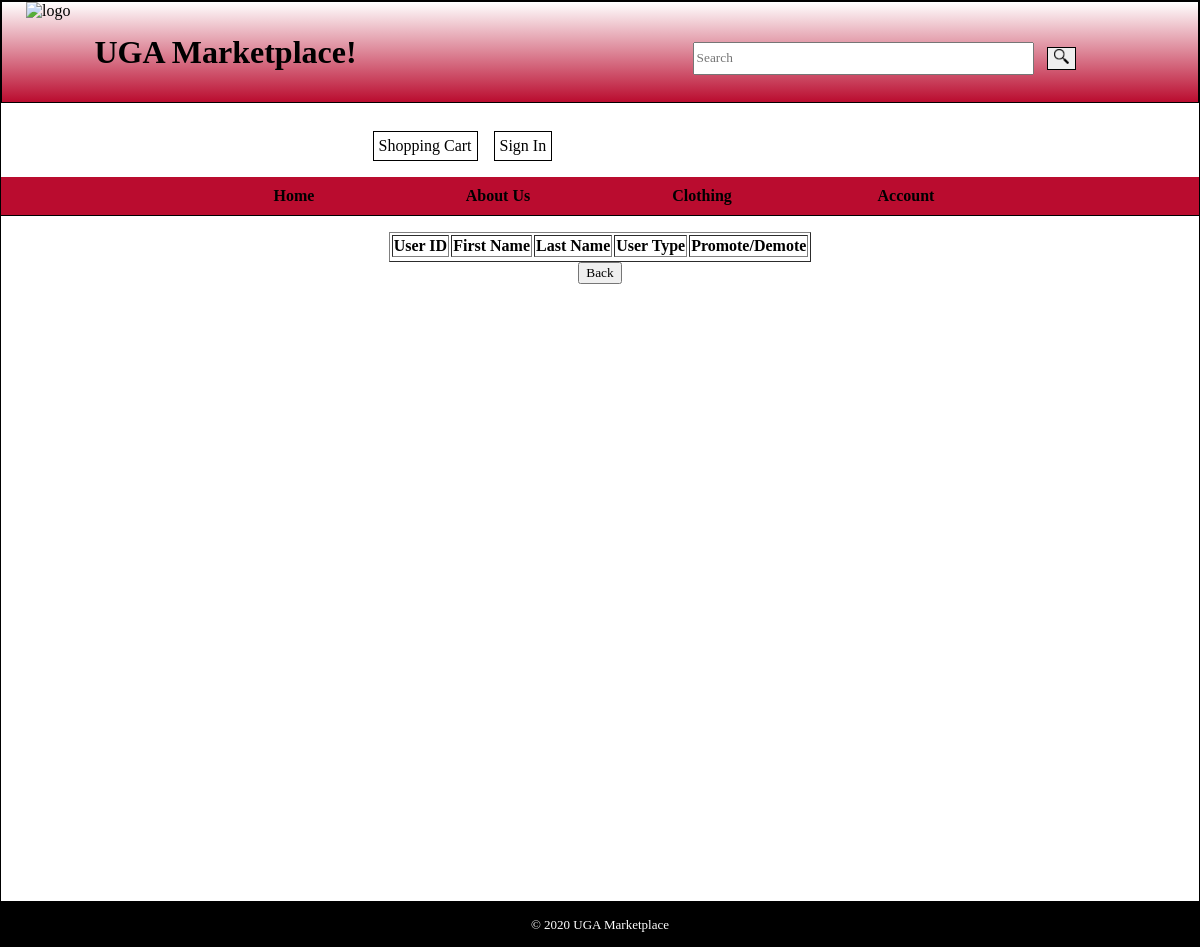
Before: /changeUserType.php with the older database file.
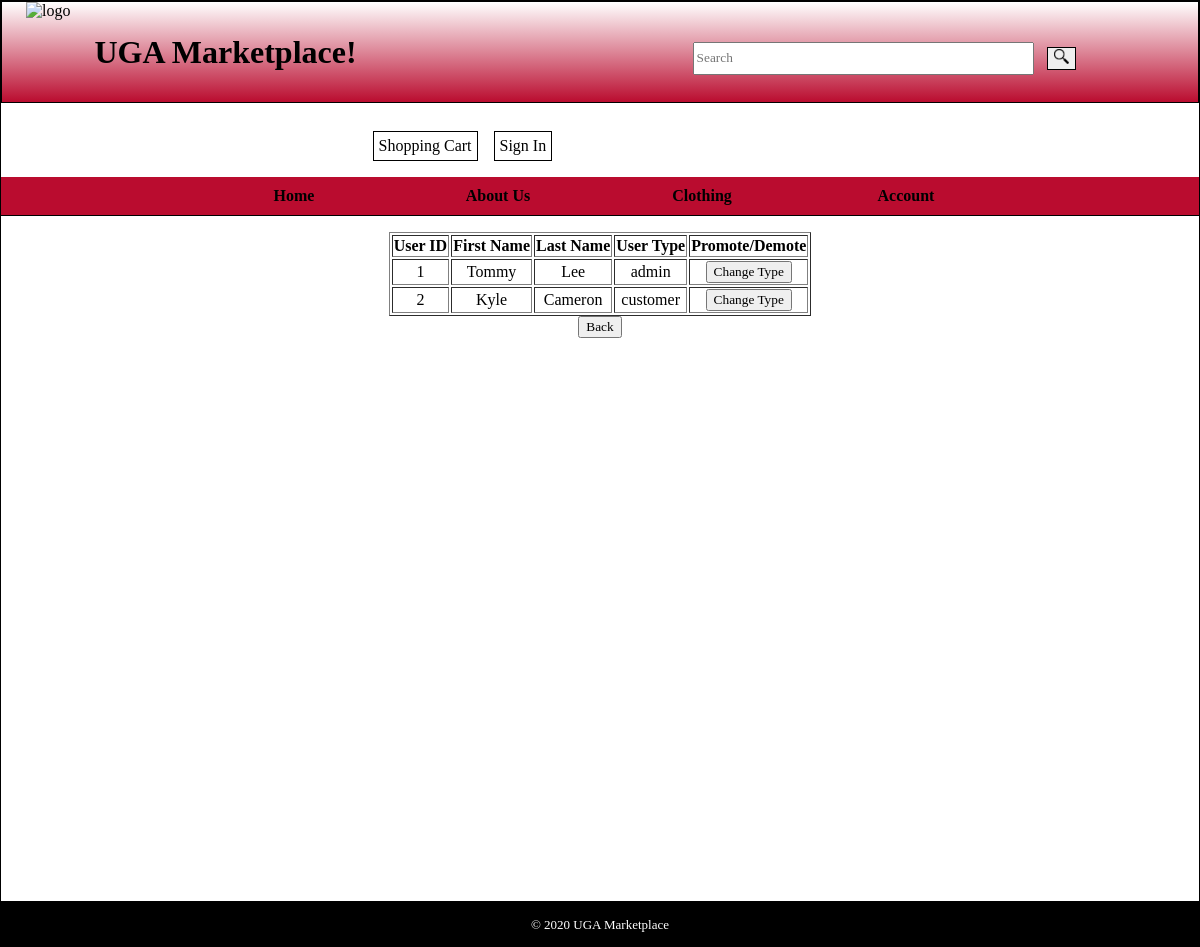
After: the same page with the newer database file.
### tables this page shows
CREATE TABLE `user` (
  `user_id` int(11) NOT NULL AUTO_INCREMENT,
  `firstName` varchar(45) DEFAULT NULL,
  `lastName` varchar(45) DEFAULT NULL,
  `username` varchar(45) NOT NULL,
  `email` varchar(45) DEFAULT NULL UNIQUE,
  `password` varchar(255) DEFAULT NULL,
  `user_type` varchar(45) DEFAULT NULL,
  PRIMARY KEY (`user_id`)
);

### changeUserType.php (called while the page is built, shortened)
<?php
    include('database.php');
    $userID = isset($_POST['userID']) ? $_POST['userID'] : '';
    $query = $db->prepare("SELECT user_type FROM user WHERE user_id='$userID'");
    $query->execute(array($userID));
    $user = $query->fetch(PDO::FETCH_ASSOC);
    if($user['user_type'] == 'admin'){
        $query = "UPDATE user SET user_type='customer' WHERE user_id='$userID'";
        $db->exec($query);
        $_SESSION['userType'] = 'customer';
    }else{
        $query = "UPDATE user SET user_type='admin' WHERE user_id='$userID'";
        $db->exec($query);
    }
    include('manageusers.php');
?>

### manageusers.php (the view, shortened to what this page needs)
<?php
    include('database.php');
    $query = 'SELECT * FROM user';
    $users = $db->query($query);
?>
<!DOCTYPE html>
<html lang="en">
    <head>
        <link rel="stylesheet" href="css/main_stylesheet.css">
    </head>
    <body>
        <header>
            <a href="index.php"><img id="imageheader" src="images/UGA_logo.png" height="95" alt="logo"></a>
            <h1 id="title">UGA Marketplace!</h1>
            <form id="searchBarForm" action="searchResults.php" method="GET">
                <input type="text" id="searchBar" name="search" placeholder="Search">
                <button type="submit" id="searchButton"><img src="images/magnifying_glass.png" height="15" width="15"></button>
            </form>
            <p class="headerLinks" id="shoppingCart"><a href="shopping_cart.php" >Shopping Cart</a></p>
            <?php
                if(!isset($_SESSION['flag']) || $_SESSION['flag'] != 1) { ?>
            <p class="headerLinks" id="signIn"><a href="sign_in.php" >Sign In</a></p>
            <?php
                }
                else { ?>
            <p class="headerLinks" id="signIn"><a href="logout.php" >Logout</a></p>
            <?php
                }
            ?>
        </header>
        <nav id="nav_list">
                <ul>
                    <li><a href="index.php">Home</a></li>
                    <li><a href="about_us.php">About Us</a></li>
                    <li class="noHighlight">Clothing
                    </li>
                    <li class="noHighlight">Account
                    </li>
                </ul>
            </nav>
        <main>
            <table border=1 align="center">
                <tr>
                    <th>User ID</th>
                    <th>First Name</th>
                    <th>Last Name</th>
                    <th>User Type</th>
                    <th>Promote/Demote</th>
                    <tr>
                        <?php foreach($users as $user):?>
                        <td><?php echo $user['user_id']?></td>
                        <td><?php echo $user['firstName']?></td>
                        <td><?php echo $user['lastName']?></td>
                        <td><?php echo $user['user_type']?></td>
                        <td>
                            <form action="changeUserType.php" method="POST">
                                <input type="submit" value="Change Type" <?php if($user['user_id'] == $_SESSION['userID']) { ?>disabled<?php }?>>
                            </form>
                        </td>
                    </tr>
                        <?php endforeach;?>
                </tr>
            </table>
            <a href="admin_page.php"><button>Back</button></a><br><br><br>
        </main>
        <footer>
            <p>&copy; 2020 UGA Marketplace</p>
        </footer>
    </body>
</html>

Changed rows visible on the page:
added user: user_id "1", firstName "Tommy", lastName "Lee", user_type "admin", user_id "Change Type"
added user: user_id "2", firstName "Kyle", lastName "Cameron", user_type "customer", user_id "Change Type"
